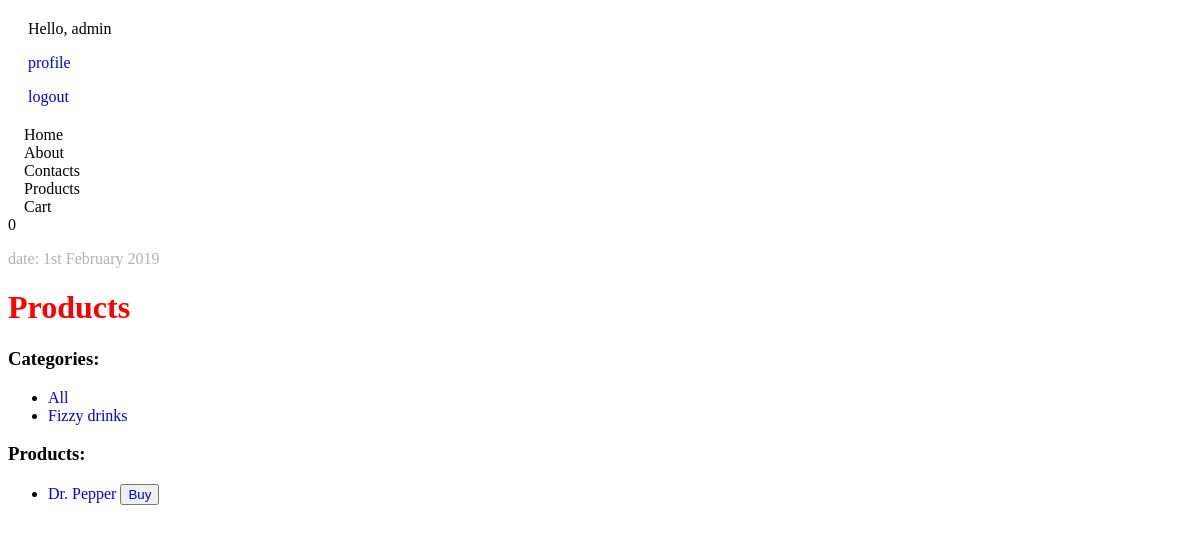
Page /products/all (signed in) on the earlier database version.
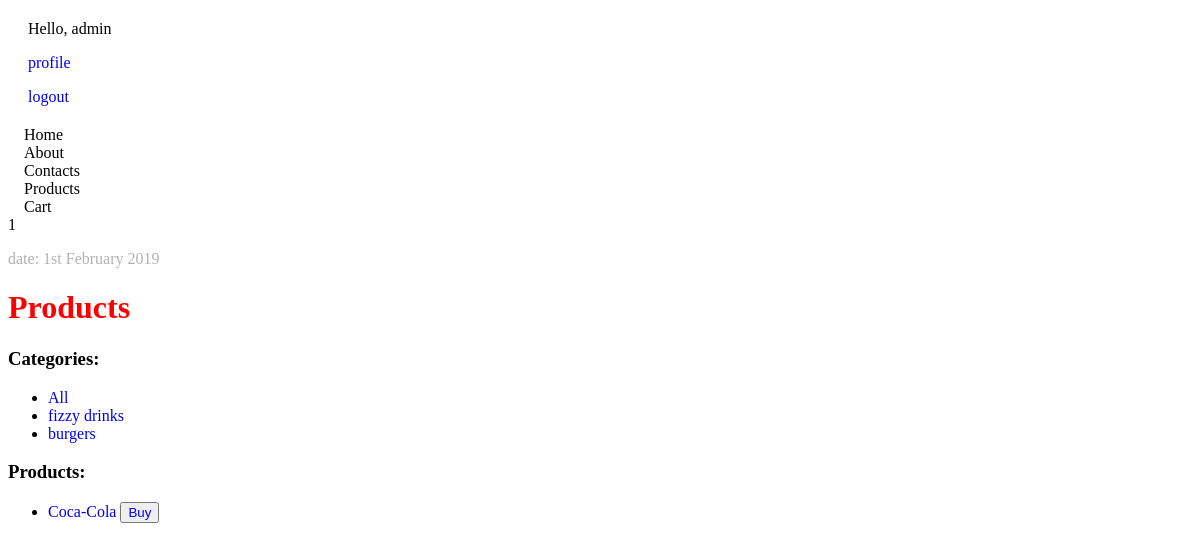
Same page on the later database version.
### products/models.py (models this page shows)
class Category(models.Model):
    category_name = models.CharField(max_length=50, null=True)
    def __str__(self):
        return self.category_name

class Product(models.Model):
    title = models.CharField(max_length=255)
    price = models.DecimalField(max_digits=10000, decimal_places=2)
    image = models.ImageField(
        upload_to='products_img/',
        blank=True,
        null=True
    )
    description = models.TextField(blank=True, null=True)
    category = models.ForeignKey(Category, on_delete=models.CASCADE)
    def get_absolute_url(self):
        return reverse("products:product-details", kwargs={"id": self.id})

### products/views.py (the view)
# urls.py: path('<str:category_name>', products_list_view, name='products-list'),
def products_list_view(request, category_name):
    categories = Category.objects.all()
    user_cart = ShoppingCart.objects.filter(user=request.user.id)
    if category_name == 'all':
        products = Product.objects.all()
    else:
        category = Category.objects.filter(category_name=category_name)[0]
        products = Product.objects.filter(category=category)
    context = {
        "products": products,
        "categories": categories,
        "user_cart": user_cart,
        "all_products": "all"
    }
    return render(request, "products/products_list.html", context)

### shopping_cart/context_processors.py (called while the page is built)
def cart_processor(request):
    user_cart = ShoppingCart.objects.filter(user=request.user)
    total_quantity = 0
    for order in user_cart:
        total_quantity += order.quantity
    return {'total_quantity': total_quantity}

### products/templates/products/products_list.html
{% extends 'base.html' %}
{% block content %}
    <h1>Products</h1>
    <h3>Categories:</h3>
        <ul>
            <li><a href="{% url 'products:products-list' all_products %}">All</a></li>
            {% for category in categories %}
            <li>
                <a href="{% url 'products:products-list' category %}">{{ category }}</a>
            </li>
            {% endfor %}
        </ul>
    <h3>Products:</h3>
    <ul>
        {% for product in products %}
            <li>
                <a href="{{ product.get_absolute_url }}">
                    {{ product.title }}
                </a>
                <button>
                    <a href="{% url 'shopping_cart:add_to_cart' product.id %}">
                        Buy
                    </a>
                </button>
            </li>
        {% endfor %}
    </ul>
{% endblock %}

### templates/base.html (shortened to what this page needs)
<!DOCTYPE html>
{% load static %}
<html lang="en">
<head>
    <link rel="stylesheet" href="{% static 'css/style.css' %}">
</head>
<body>
    <div class="login">
        {% if user.is_authenticated %}
            <p>Hello, {{ user.username }}</p>
            <p>
                <a href="{% url 'accounts:profile'%}">profile</a>
            </p>
            <p>
                <a href="{% url 'logout'%}">logout</a>
            </p>
        {% else %}
            <a href="{% url 'login' %}">login</a>
        {% endif %}
    </div>
    <div class="navbar">
        {% include "navbar.html" %}
    </div>
    <div class="date">
        <p>date: {% now "jS F Y" %}</p>
    </div>
    <div class="container">
        {% block content %}{% endblock %}
    </div>
</body>
</html>

### templates/navbar.html
<nav>
    <ul>
        <li><a href="{% url 'home' %}">Home</a></li>
        <li><a href="{% url 'about' %}">About</a></li>
        <li><a href="{% url 'contacts' %}">Contacts</a></li>
        <li><a href="{% url 'products:products-list' 'all' %}">Products</a></li>
        <div class="relative">
            <li>
                <a href="{% url 'shopping_cart:items-in-cart' %}">
                    Cart
                </a>
                <div class="cart_badge absolute">
                    <span>
                        {{ total_quantity }}
                    </span>
                </div>
            </li>
        </div>
    </ul>
</nav>

### static/css/style.css (style rules this page uses)
h1 { color: red; }
a { text-decoration: none }
.login { margin: 20px; }
.date p { opacity: 0.3; }
.navbar ul { list-style-type: none; margin: 0; padding: 0; }
.navbar li a { color: #000; padding: 8px 16px; }

Differences in the rows shown:
removed Product: title "Dr. Pepper"
added Category: category_name "fizzy drinks"
changed Category: category_name "Fizzy drinks" → "burgers"
added Product: title "Coca-Cola"
Other differences:
{{ total_quantity }}: "0" → "1"
